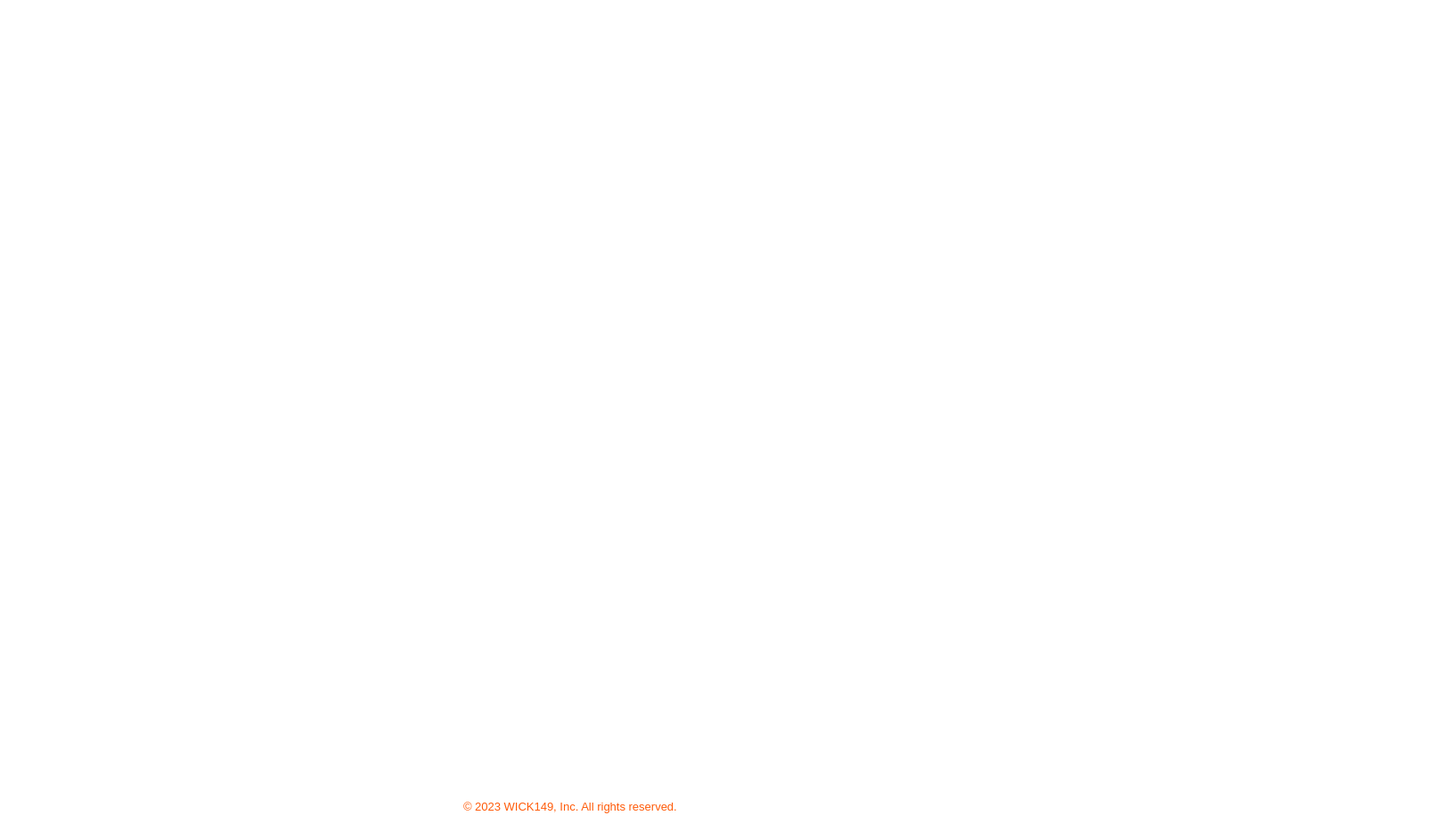
<?xml version="1.0" encoding="UTF-8"?>
<ui version="4.0">
 <class>Dialog</class>
 <widget class="QDialog" name="Dialog">
  <property name="geometry">
   <rect>
    <x>0</x>
    <y>0</y>
    <width>1605</width>
    <height>943</height>
   </rect>
  </property>
  <property name="windowTitle">
   <string>Checkout Star Schema</string>
  </property>
  <property name="styleSheet">
   <string notr="true">background-color: rgb(255, 255, 255);</string>
  </property>
  <widget class="QLabel" name="display">
   <property name="geometry">
    <rect>
     <x>50</x>
     <y>30</y>
     <width>1521</width>
     <height>811</height>
    </rect>
   </property>
   <property name="text">
    <string/>
   </property>
  </widget>
  <widget class="QLabel" name="label_4">
   <property name="geometry">
    <rect>
     <x>520</x>
     <y>890</y>
     <width>331</width>
     <height>31</height>
    </rect>
   </property>
   <property name="palette">
    <palette>
     <active>
      <colorrole role="WindowText">
       <brush brushstyle="SolidPattern">
        <color alpha="255">
         <red>255</red>
         <green>90</green>
         <blue>8</blue>
        </color>
       </brush>
      </colorrole>
      <colorrole role="Button">
       <brush brushstyle="SolidPattern">
        <color alpha="255">
         <red>255</red>
         <green>255</green>
         <blue>255</blue>
        </color>
       </brush>
      </colorrole>
      <colorrole role="Base">
       <brush brushstyle="SolidPattern">
        <color alpha="255">
         <red>255</red>
         <green>255</green>
         <blue>255</blue>
        </color>
       </brush>
      </colorrole>
      <colorrole role="Window">
       <brush brushstyle="SolidPattern">
        <color alpha="255">
         <red>255</red>
         <green>255</green>
         <blue>255</blue>
        </color>
       </brush>
      </colorrole>
     </active>
     <inactive>
      <colorrole role="WindowText">
       <brush brushstyle="SolidPattern">
        <color alpha="255">
         <red>255</red>
         <green>90</green>
         <blue>8</blue>
        </color>
       </brush>
      </colorrole>
      <colorrole role="Button">
       <brush brushstyle="SolidPattern">
        <color alpha="255">
         <red>255</red>
         <green>255</green>
         <blue>255</blue>
        </color>
       </brush>
      </colorrole>
      <colorrole role="Base">
       <brush brushstyle="SolidPattern">
        <color alpha="255">
         <red>255</red>
         <green>255</green>
         <blue>255</blue>
        </color>
       </brush>
      </colorrole>
      <colorrole role="Window">
       <brush brushstyle="SolidPattern">
        <color alpha="255">
         <red>255</red>
         <green>255</green>
         <blue>255</blue>
        </color>
       </brush>
      </colorrole>
     </inactive>
     <disabled>
      <colorrole role="WindowText">
       <brush brushstyle="SolidPattern">
        <color alpha="255">
         <red>120</red>
         <green>120</green>
         <blue>120</blue>
        </color>
       </brush>
      </colorrole>
      <colorrole role="Button">
       <brush brushstyle="SolidPattern">
        <color alpha="255">
         <red>255</red>
         <green>255</green>
         <blue>255</blue>
        </color>
       </brush>
      </colorrole>
      <colorrole role="Base">
       <brush brushstyle="SolidPattern">
        <color alpha="255">
         <red>255</red>
         <green>255</green>
         <blue>255</blue>
        </color>
       </brush>
      </colorrole>
      <colorrole role="Window">
       <brush brushstyle="SolidPattern">
        <color alpha="255">
         <red>255</red>
         <green>255</green>
         <blue>255</blue>
        </color>
       </brush>
      </colorrole>
     </disabled>
    </palette>
   </property>
   <property name="font">
    <font>
     <pointsize>10</pointsize>
     <underline>false</underline>
    </font>
   </property>
   <property name="text">
    <string>© 2023 WICK149, Inc. All rights reserved.</string>
   </property>
  </widget>
 </widget>
 <resources/>
 <connections/>
</ui>
